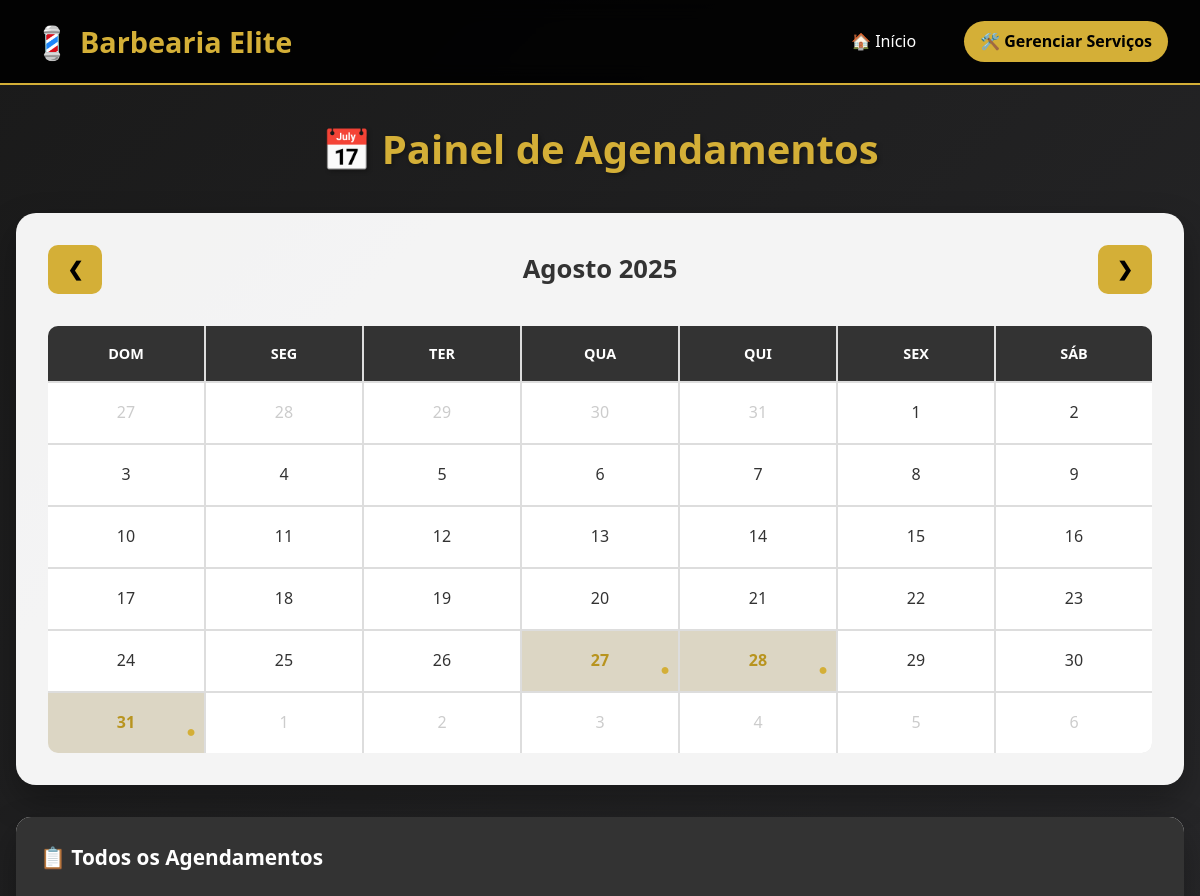
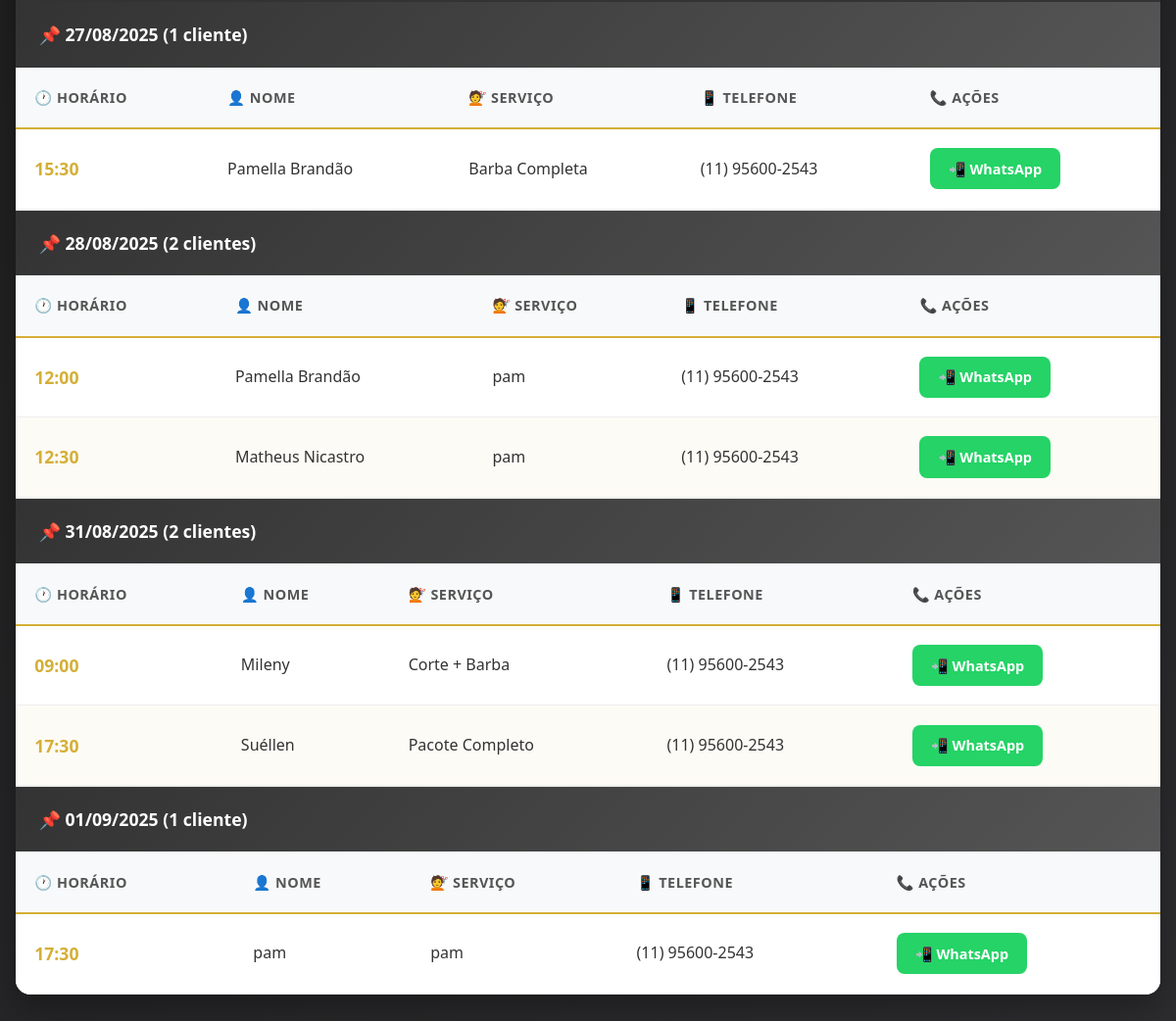
Screenshot of /agendamentos (signed in) with the database file from the repository (2 pictures, top to bottom).
### app.py (models this page shows)
class Agendamento(db.Model):
    id = db.Column(db.Integer, primary_key=True)
    nome = db.Column(db.String(100), nullable=False)
    telefone = db.Column(db.String(20), nullable=False)
    servico = db.Column(db.String(100), nullable=False)
    data = db.Column(db.String(20), nullable=False)
    hora = db.Column(db.String(20), nullable=False)

### app.py (the view)
@app.route("/agendamentos")
def agendamentos():
    if not session.get("logado"):
        return redirect(url_for("login"))
    lista = Agendamento.query.order_by(Agendamento.data, Agendamento.hora).all()
    agendamentos_por_data = defaultdict(list)
    for ag in lista:
        try:
            data_formatada = datetime.strptime(ag.data, "%Y-%m-%d").strftime("%d/%m/%Y")
        except:
            data_formatada = ag.data
        agendamentos_por_data[data_formatada].append({
            "id": ag.id,
            "nome": ag.nome,
            "telefone": ag.telefone,
            "servico": ag.servico,
            "data": data_formatada,
            "hora": ag.hora
        })
    import json
    return render_template(
        "agendamentos.html",
        agendamentos_por_data=agendamentos_por_data,
        agendamentos_json=json.dumps(agendamentos_por_data, ensure_ascii=False)
    )

### templates/agendamentos.html (shortened to what this page needs)
<!DOCTYPE html>
<html lang="pt-BR">
<head>
    <link rel="stylesheet" href="{{ url_for('static', filename='style.css') }}">
</head>
<body>
    <nav class="navbar">
        <div class="nav-container">
            <a href="{{ url_for('index') }}" class="logo">
                <span class="logo-icon">💈</span>
                Barbearia Elite
            </a>
            <div class="nav-links">
                <a href="{{ url_for('index') }}" class="nav-link">🏠 Início</a>
        <div class="nav-links">
            <a href="{{ url_for('gerenciar_servicos') }}" class="nav-link admin-btn">
                🛠️ Gerenciar Serviços
            </a>
        </div>
    </div>
</nav>
    <main class="appointments-container">
        <h1 class="appointments-title">📅 Painel de Agendamentos</h1>
        <div id="mainView" class="view active">
            <div class="calendar-container">
                <div class="calendar-header">
                    <button class="calendar-nav" id="prevMonth">❮</button>
                    <div class="month-year" id="monthYear"></div>
                    <button class="calendar-nav" id="nextMonth">❯</button>
                </div>
                <div class="calendar-grid" id="calendarGrid">
                    <div class="weekday-header">Dom</div>
                    <div class="weekday-header">Seg</div>
                    <div class="weekday-header">Ter</div>
                    <div class="weekday-header">Qua</div>
                    <div class="weekday-header">Qui</div>
                    <div class="weekday-header">Sex</div>
                    <div class="weekday-header">Sáb</div>
                </div>
            </div>
            <div class="all-appointments">
                <h2 style="padding: 1.5rem; margin: 0; background: #333; color: white; font-size: 1.3rem;">
                    📋 Todos os Agendamentos
                </h2>
                <div id="allAppointmentsList">
                    {% for data, ags in agendamentos_por_data.items() %}
                        <div class="date-section" data-date="{{ data }}">
                            <div class="date-header">
                                📌 {{ data }} ({{ ags|length }} cliente{{ 's' if ags|length != 1 else '' }})
                            </div>
                            <table class="appointments-table">
                                <thead>
                                    <tr>
                                        <th>🕐 Horário</th>
                                        <th>👤 Nome</th>
                                        <th>💇 Serviço</th>
                                        <th>📱 Telefone</th>
                                        <th>📞 Ações</th>
                                    </tr>
                                </thead>
                                <tbody>
                                    {% for ag in ags %}
                                    <tr>
                                        <td><strong>{{ ag.hora }}</strong></td>
                                        <td>{{ ag.nome }}</td>
                                        <td>{{ ag.servico }}</td>
                                        <td>{{ ag.telefone }}</td>
                                        <td>
                                            <a href="https://wa.me/55{{ ag.telefone|replace('(', '')|replace(')', '')|replace('-', '')|replace(' ', '') }}?text=Olá {{ ag.nome }}! Confirmando seu agendamento para {{ ag.data }} às {{ ag.hora }} - {{ ag.servico }}"
                                               target="_blank"
                                               class="whatsapp-btn">
                                                📲 WhatsApp
                                            </a>
                                        </td>
                                    </tr>
                                    {% endfor %}
                                </tbody>
                            </table>
                        </div>
                    {% endfor %}
                </div>
            </div>
        </div>
    </main>
</body>
</html>

### static/style.css (style rules this page uses)
* { margin: 0; padding: 0; box-sizing: border-box; }
body { font-family: 'Segoe UI', Tahoma, Geneva, Verdana, sans-serif; background: linear-gradient(135deg, #1a1a1a 0%, #2d2d30 100%); color: #ffffff; min-height: 100vh; line-height: 1.6; }
.navbar { background: rgba(0, 0, 0, 0.9); backdrop-filter: blur(10px); padding: 1rem 0; position: sticky; top: 0; z-index: 1000; border-bottom: 2px solid #d4af37; }
.nav-container { max-width: 1200px; margin: 0 auto; display: flex; justify-content: space-between; align-items: center; padding: 0 2rem; }
.logo { display: flex; align-items: center; font-size: 1.8rem; font-weight: bold; color: #d4af37; text-decoration: none; }
.logo-icon { margin-right: 0.5rem; font-size: 2rem; }
.nav-links { display: flex; gap: 2rem; align-items: center; }
.nav-link { color: #ffffff; text-decoration: none; padding: 0.5rem 1rem; border-radius: 25px; transition: all 0.3s ease; font-weight: 500; }
.admin-btn { background: #d4af37; color: #000 !important; font-weight: bold; }
.whatsapp-btn { display: inline-flex; align-items: center; gap: 0.5rem; background: #25d366; color: white; padding: 0.6rem 1.2rem; border-radius: 8px; text-decoration: none; font-weight: bold; font-size: 0.9rem; transition: all 0.3s ease; }
.appointments-container { max-width: 1200px; margin: 2rem auto; padding: 0 1rem; }
.appointments-title { font-size: 2.5rem; color: #d4af37; text-align: center; margin-bottom: 2rem; text-shadow: 2px 2px 4px rgba(0,0,0,0.3); }
.view { display: none; animation: fadeIn 0.5s ease-out; }
.view.active { display: block; }
.calendar-container { background: rgba(255, 255, 255, 0.95); border-radius: 20px; padding: 2rem; margin-bottom: 2rem; box-shadow: 0 15px 35px rgba(0,0,0,0.3); color: #333; }
.calendar-header { display: flex; justify-content: space-between; align-items: center; margin-bottom: 2rem; }
.calendar-nav { background: #d4af37; color: #000; border: none; padding: 0.8rem 1.2rem; border-radius: 10px; cursor: pointer; font-weight: bold; font-size: 1.2rem; transition: all 0.3s ease; }
.month-year { font-size: 1.6rem; font-weight: bold; color: #333; }
.calendar-grid { display: grid; grid-template-columns: repeat(7, 1fr); gap: 2px; background: #ddd; border-radius: 10px; overflow: hidden; }
.weekday-header { background: #333; color: white; padding: 1rem; text-align: center; font-weight: bold; font-size: 0.9rem; text-transform: uppercase; }
.all-appointments { background: rgba(255, 255, 255, 0.95); border-radius: 15px; overflow: hidden; box-shadow: 0 15px 35px rgba(0,0,0,0.3); margin-bottom: 2rem; }
.date-section { margin-bottom: 0; border-bottom: 1px solid #eee; }
.date-section:last-child { border-bottom: none; }
.date-header { background: linear-gradient(135deg, #333, #555); color: white; padding: 1.2rem 1.5rem; font-weight: bold; font-size: 1.1rem; display: flex; align-items: center; gap: 0.5rem; }
.appointments-table { width: 100%; border-collapse: collapse; margin-top: 0; background: white; }
.appointments-table th, .appointments-table td { padding: 1.2rem; text-align: left; color: #333; border-bottom: 1px solid #eee; }
.appointments-table th { background: #f8f9fa; font-weight: bold; text-transform: uppercase; letter-spacing: 0.5px; font-size: 0.9rem; color: #555; border-bottom: 2px solid #d4af37; }
.appointments-table tbody tr:nth-child(even) { background: rgba(212, 175, 55, 0.05); }
.appointments-table td strong { color: #d4af37; font-size: 1.1rem; }
.appointments-table tbody tr { transition: all 0.3s ease; }
.appointments-table td:first-child { font-weight: bold; color: #d4af37; font-size: 1.1rem; }

### rows the page displays
Agendamento: hora "15:30", nome "Pamella Brandão", servico "Barba Completa", telefone "(11) 95600-2543"
Agendamento: hora "12:00", nome "Pamella Brandão", servico "pam", telefone "(11) 95600-2543"
Agendamento: hora "12:30", nome "Matheus Nicastro", servico "pam", telefone "(11) 95600-2543"
Agendamento: hora "09:00", nome "Mileny", servico "Corte + Barba", telefone "(11) 95600-2543"
Agendamento: hora "17:30", nome "Suéllen", servico "Pacote Completo", telefone "(11) 95600-2543"
Agendamento: hora "17:30", nome "pam", servico "pam", telefone "(11) 95600-2543"

### other values shown
{{ data }} "27/08/2025" "28/08/2025" "31/08/2025" "01/09/2025"
{{ ags|length }} "1" "2" "2" "1"
{{ 's' if ags|length != 1 else '' }} "s" "s"
